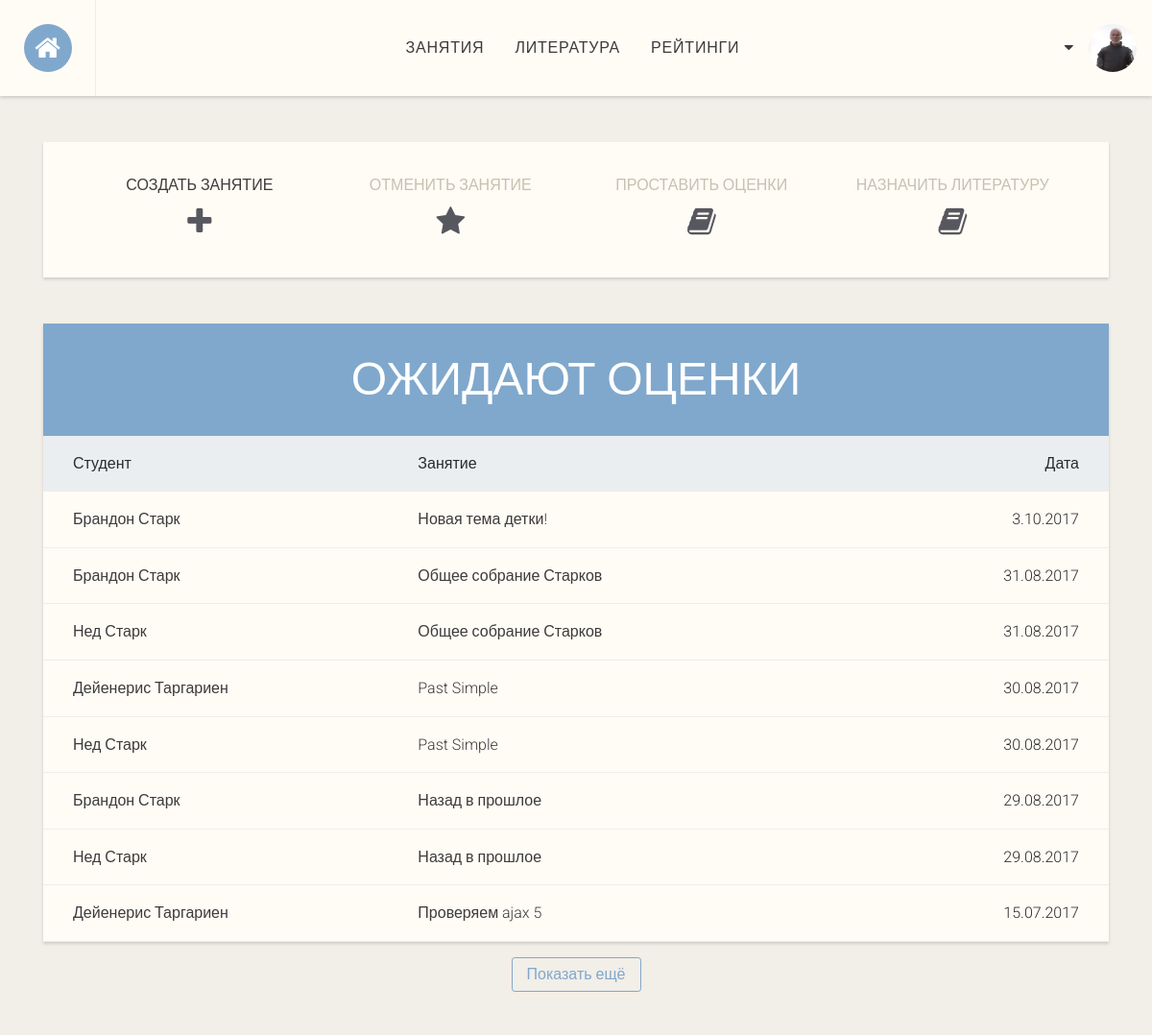
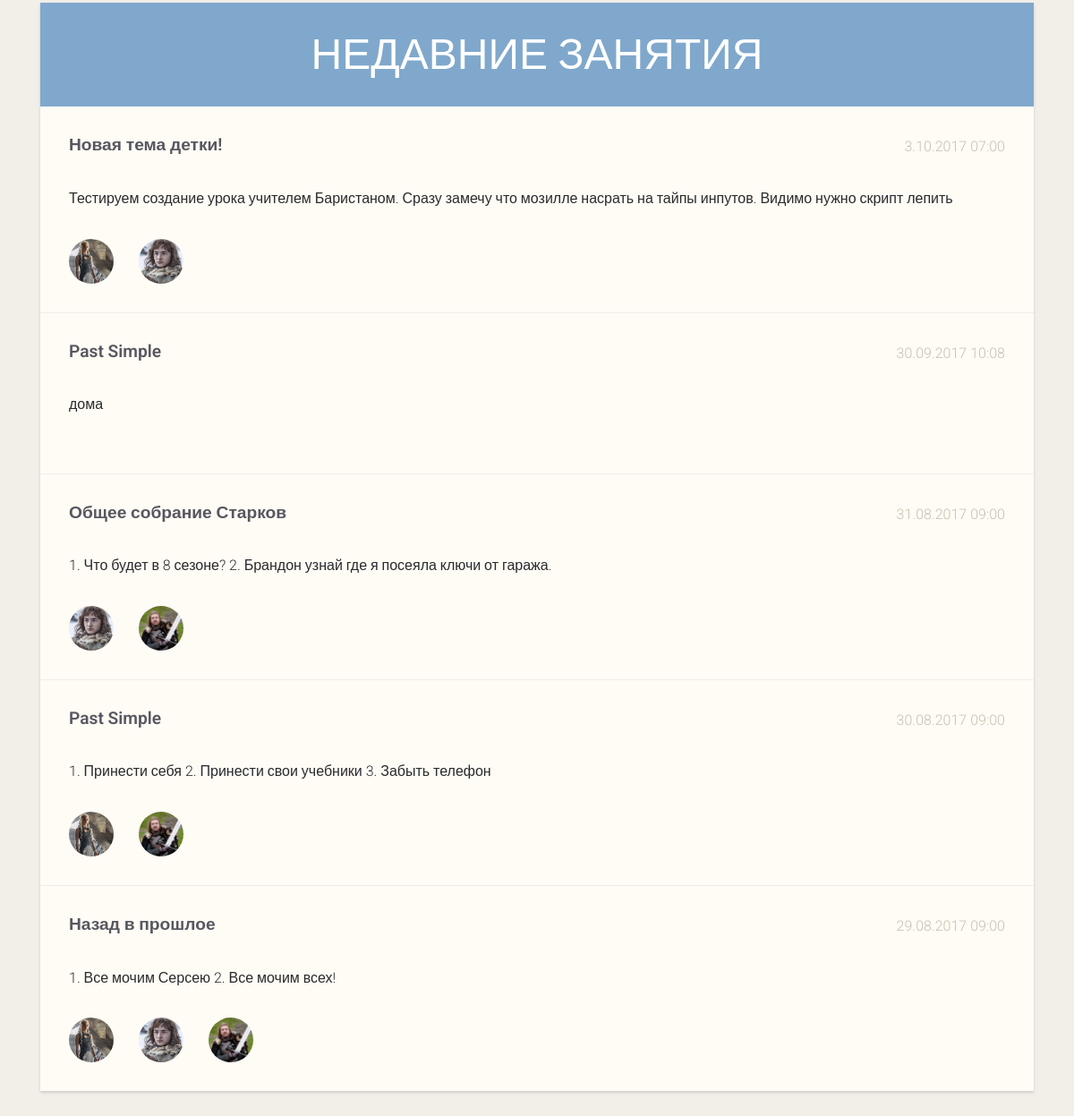
/teacher_home/ (signed in), run on the app's committed database (2 pictures, top to bottom).
### sunny/models.py (models this page shows, shortened)
class Teacher(models.Model):
    user = models.OneToOneField(User)
    pic = models.ImageField(verbose_name='аватарка', blank=True, upload_to='profile_images')
    description = models.TextField(verbose_name='о преподавателе')
    phone = models.CharField(max_length=20, blank=True)
    cite = models.CharField(max_length=400, blank=True)

class Lesson(models.Model):
    title = models.CharField(max_length=400, verbose_name='Тема занятия')
    students = models.ManyToManyField(Student, blank=True)
    teacher = models.ForeignKey(Teacher, default=1)
    date = models.DateTimeField(verbose_name='Дата', default=timezone.now)
    homework = models.TextField(verbose_name='домашнее задание', blank=True)

class Student(models.Model):
    user = models.OneToOneField(User)
    teacher = models.ForeignKey(Teacher, blank=True)
    books = models.ManyToManyField(Book, blank=True)
    pic = models.ImageField(verbose_name='аватарка', blank=True, upload_to='profile_images')
    cite = models.CharField(max_length=400, blank=True)
    phone = models.CharField(max_length=20, blank=True)
    rate = models.PositiveIntegerField(verbose_name='рейтинг', blank=True)  # todo как сделать по умолчанию None
    cash = models.IntegerField(blank=True)  # todo как сделать по умолчанию None
    visits = models.IntegerField(blank=True)  # todo как сделать по умолчанию None

### sunny/views.py (the view)
# urls.py: url(r'^teacher_home/$', views.teacher_home, name='teacher_home'),
@login_required
@user_passes_test(is_teacher)
def teacher_home(request):
    try:
        teacher = Teacher.objects.get(user=request.user)
    except Teacher.DoesNotExist:
        raise Http404("User with username '{}' isn't a teacher.".format(request.user.username))
    teacher_lessons = teacher.lesson_set.all().order_by('-date')  # все занятия учителя
    need_value = []
    for lesson in teacher_lessons:
        lesson_students = lesson.students.all()  # все участники каждого занятия учителя
        for student in lesson_students:
            if not student.value_set.filter(lesson=lesson).exists():
                need_value.append({'lesson': lesson, 'student': student})
    lessons = teacher.lesson_set.filter(date__lte=datetime.now()).order_by('-date')[:5]
    nxt = teacher.lesson_set.filter(date__gte=datetime.now()).order_by('date').first()
    return render(request, 'sunny/teacher_home.html', {'teacher': teacher, 'nxt': nxt, 'lessons': lessons,
                                                       'need_value': need_value})

### sunny/templatetags/sunny_tags.py (called while the page is built)
@register.inclusion_tag('sunny/menu.html')
def get_menu(authenticated_user):
    menu_context = {}
    print("User in the Students group: {}".format(authenticated_user.groups.filter(name="Students").exists()))
    if authenticated_user.groups.filter(name='Students').exists():
        menu_context['students'] = True
    elif authenticated_user.groups.filter(name='Teachers').exists():
        menu_context['teachers'] = True
    menu_context['user'] = authenticated_user
    menu_context['MEDIA_URL'] = MEDIA_URL
    return menu_context

@register.inclusion_tag('sunny/slide_menu.html')
def get_slide_menu(authenticated_user):
    menu_context = {}
    if authenticated_user.groups.filter(name='Students').exists():
        menu_context['students'] = True
    elif authenticated_user.groups.filter(name='Teachers').exists():
        menu_context['teachers'] = True
    menu_context['user'] = authenticated_user
    menu_context['MEDIA_URL'] = MEDIA_URL
    return menu_context

### sunny/views.py (called while the page is built)
def is_teacher(user):
    return user.groups.filter(name='Teachers').exists()

### templates/sunny/teacher_home.html (shortened to what this page needs)
{% extends 'sunny/base.html' %}
{% load staticfiles %}
{% block content %}
<div class="static-panel">
    <div class="row no-gutters s-container">
        <div class="col-md-3 col-sm-6 col-6"><a href="{% url 'lesson_add' %}"><span class="s-box">создать занятие<strong><i class="fa fa-plus fa-fw" aria-hidden="true"></i></strong></span></a></div>
        <div class="col-md-3 col-sm-6 col-6"><span class="s-box">отменить занятие<strong><i class="fa fa-star fa-fw" aria-hidden="true"></i></strong></span></div>
        <div class="col-md-3 col-sm-6 col-6"><span class="s-box">проставить оценки<strong><i class="fa fa-book fa-fw" aria-hidden="true"></i></strong></span></div>
        <div class="col-md-3 col-sm-6 col-6"><span class="s-box">назначить литературу<strong><i class="fa fa-book fa-fw" aria-hidden="true"></i></strong></span></div>
    </div>
</div>
{% if need_value %}
    <div class="tl-stdu">
        <div class="tl-std-h">
            <h3>Ожидают оценки</h3>
        </div>
        <div class="books">
            <div class="book book-header">
                <div class="container">
                    <div class="row">
                        <div class="col-4 book-student">Студент</div>
                        <div class="col-4 book-fio"><span>Занятие</span></div>
                        <div class="col-4 book-rate"><span>Дата</span></div>
                    </div>
                </div>
            </div>
            {% for item in need_value %}
                <div class="book">
                    <div class="container">
                        <div class="row">
                            <div class="col-4">
                                <a href="{% url 'student_page' item.student.user.username %}">{{ item.student.user.first_name }} {{ item.student.user.last_name }}</a>
                            </div>
                            <div class="col-4">
                                <a href="{% url 'lesson_page' item.lesson.pk %}">{{ item.lesson.title }}</a>
                            </div>
                            <div class="col-4 book-trash">
                                {{ item.lesson.date|date:"j.m.Y" }}
                            </div>
                        </div>
                    </div>
                </div>
            {% endfor %}
        </div>
    </div>
    {% if need_value|length > 5 %}<span class="show-more" data-count="{{ count_v }}" data-username="{{ student.user.username }}">Показать ещё</span>{% endif %}
{% endif %}
{% if lessons %}
<div class="lessons">
    <div class="tl-std-h">
        <h3>Недавние занятия</h3>
    </div>
    {% for lesson in lessons %}
    <div class="lesson">
        <div class="row">
            <div class="col-sm-8">
                <h4>{{ lesson.title }}</h4>
            </div>
            <div class="col-sm-4">
                <span class="lesson-date">{{ lesson.date|date:"j.m.Y" }} {{ lesson.date|time:"H:i" }}</span>
            </div>
        </div>
        <p class="tl-p">{{ lesson.homework }}</p>
        {% if lesson.students %}
        <div class="tl-std">
            {% for member in lesson.students.all %}
                <a href="{% url 'student_page' member.user.username %}">
                    <img class="img-fluid" src="{{ MEDIA_URL }}{{ member.pic }}" alt="Фотография {{ member.user.first_name }}">
                </a>
            {% endfor %}
        </div>
        {% endif %}
    </div>
    {% endfor %}
{% endif %}
{% endblock content %}

### templates/sunny/menu.html (shortened to what this page needs)
{% if teachers %}
	<div class="top-menu hidden-sm-down">
		<a href="{% url 'teacher_home' %}" class="btn-home"><i class="fa fa-home fa-fw" aria-hidden="true"></i></a>
		<ul class="nav">
			<li class="nav-item">
				<a class="nav-link" href="#">Занятия</a>
			</li>
			<li class="nav-item">
				<a class="nav-link" href="#">Литература</a>
			</li>
			<li class="nav-item">
				<a class="nav-link" href="{% url 'student_top' %}">Рейтинги</a>
			</li>
		</ul>
		<div class="tm-user">
			<a href="#" class="tm-user-wrp" id="profile-link">
				<span class="tm-arrow"><i class="fa fa-caret-down" aria-hidden="true"></i></span>
				<img src="{{ MEDIA_URL }}{{ user.teacher.pic }}" alt="avatar" class="tm-user-img">
			</a>
		</div>
	</div>
{% endif %}

### static/css/main.css (style rules this page uses)
html { font-size: 16px; }
body { font-family: sans-serif; position: relative; line-height: 1.6; font-family: "Roboto", sans-serif; font-weight: 300; }
body a { color: #3c3c3c; }
body, .main-container { background-color: #F2EEE8; padding-bottom: 3rem; }
.static-panel { background-color: #FFFBF5; padding: 2rem; margin-bottom: 3rem; text-align: center; text-transform: uppercase; color: #C6C1B0; -webkit-box-shadow: 0 2px 3px rgba(0,0,0,0.15); box-shadow: 0 2px 3px rgba(0,0,0,0.15); }
.static-panel strong { color: #57575F; font-weight: 900; font-size: 2rem; display: block; }
.s-box { display: block; }
.lessons { background-color: #FFFBF5; -webkit-box-shadow: 0 2px 3px rgba(0,0,0,0.15); box-shadow: 0 2px 3px rgba(0,0,0,0.15); margin-bottom: 3rem; }
.lesson { border-bottom: 1px solid #F1EDE8; padding: 2rem; }
.lesson h4 { font-size: 1.2rem; font-weight: 600; color: #57575F; margin: 0; }
.lesson .lesson-date { display: block; text-align: right; font-weight: 300; color: #C6C1B0; }
.lesson:last-child { border: none; }
.l-head > h3, .tl-std-h > h3 { color: #fff; text-align: center; font-size: 3rem; text-transform: uppercase; font-weight: 200; margin-bottom: 0; }
.tl-std img { width: 50px; border-radius: 2rem; margin-right: 1.5rem; }
.tl-p { margin: 2rem 0; }
.tl-stdu { background-color: #FFFBF5; border: none; margin-bottom: 3rem; -webkit-box-shadow: 0 2px 3px rgba(0,0,0,0.15); box-shadow: 0 2px 3px rgba(0,0,0,0.15); }
.tl-std-h { position: relative; background-color: #80a8cc; text-align: center; padding: 2rem 1rem; color: #fff; }
.book { padding: 1rem; border-bottom: 1px solid #F1EDE8; }
.book-trash { text-align: right; }
.book-header { background-color: #ebeef1; }
.book-fio, .book-student { text-align: left; }
.book-rate { text-align: right; }
.top-menu { height: 100px; display: -webkit-flex; display: -moz-flex; display: -ms-flex; display: -o-flex; display: flex; justify-content: space-between; -ms-align-items: center; align-items: center; background-color: #FFFBF5; border: none; -webkit-box-shadow: 0 2px 3px rgba(0,0,0,0.15); box-shadow: 0 2px 3px rgba(0,0,0,0.15); margin-bottom: 3rem; }
.btn-home { height: 100%; width: 100px; display: -webkit-flex; display: -moz-flex; display: -ms-flex; display: -o-flex; display: flex; -ms-align-items: center; align-items: center; justify-content: center; border-right: 1px solid #F1EDE8; }
.btn-home > i { font-size: 1.8rem; background: #80a8cc; width: 50px; height: 50px; display: flex; justify-content: center; align-items: center; border-radius: 3rem; color: #fff; }
.top-menu > .nav { text-transform: uppercase; font-weight: 300; letter-spacing: .05rem; }
.tm-user { position: relative; height: 100%; display: -webkit-flex; display: -moz-flex; display: -ms-flex; display: -o-flex; display: flex; justify-content: center; -ms-align-items: center; align-items: center; }
.tm-user-wrp { position: relative; height: 100%; display: -webkit-flex; display: -moz-flex; display: -ms-flex; display: -o-flex; display: flex; justify-content: center; -ms-align-items: center; align-items: center; cursor: pointer; padding: 0 1rem; transition: all .3s ease; -webkit-transition: all .3s ease; -moz-transition: all .3s ease; -o-transition: all .3s ease; }
.tm-arrow { padding-right: 1rem; }
.tm-user-img { border-radius: 3rem; width: 50px; }
.show-more { display: block; text-align: center; color: #80a8cc; background-color: transparent; border: 1px solid #80a8cc; padding: .25rem; width: 135px; border-radius: .2rem; margin: -2rem auto 3rem; z-index: 10; -webkit-transition: all .5s ease; -moz-transition: all .5s ease; -ms-transition: all .5s ease; -o-transition: all .5s ease; transition: all .5s ease; }

### data on the page
Lesson: student.user.first_name "Брандон", student.user.last_name "Старк", lesson "Новая тема детки!", lesson "3.10.2017", title "Новая тема детки!", date "3.10.2017", date "07:00", homework "Тестируем создание урока учителем Баристаном. Сразу замечу что мозилле насрать на тайпы инпутов. Видимо нужно скрипт лепить"
Lesson: student.user.first_name "Брандон", student.user.last_name "Старк", lesson "Общее собрание Старков", lesson "31.08.2017", student.user.first_name "Нед", title "Общее собрание Старков", date "31.08.2017", date "09:00", homework "1. Что будет в 8 сезоне? 2. Брандон узнай где я посеяла ключи от гаража."
Lesson: student.user.first_name "Дейенерис", student.user.last_name "Таргариен", lesson "Past Simple", lesson "30.08.2017", student.user.first_name "Нед", student.user.last_name "Старк", title "Past Simple", date "30.08.2017", date "09:00", homework "1. Принести себя 2. Принести свои учебники 3. Забыть телефон"
Lesson: student.user.first_name "Брандон", student.user.last_name "Старк", lesson "Назад в прошлое", lesson "29.08.2017", student.user.first_name "Нед", title "Назад в прошлое", date "29.08.2017", date "09:00", homework "1. Все мочим Серсею 2. Все мочим всех!"
Lesson: student.user.first_name "Дейенерис", student.user.last_name "Таргариен", lesson "Проверяем ajax 5", lesson "15.07.2017"
Student: pic (picture)
Student: pic (picture)
Lesson: title "Past Simple", date "30.09.2017", date "10:08", homework "дома"
Student: pic (picture)
